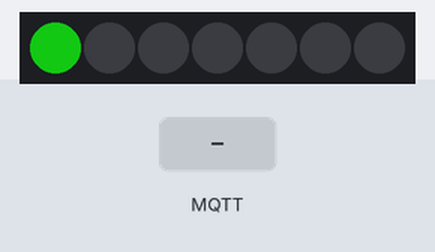
This sketch was run on a simulated ESP8266 (Wemos D1 mini). On the bench: 7 RGB LEDs in strip order, left to right. Inputs (shaded band) come from the test bench. Dim RGB values are drawn brighter than linear; WiFi joins after 1.5 s; servers stay silent unless stated; no MQTT or app messages arrive unless stated; what the sketch prints to the serial monitor is not drawn.

Above: at 1.6 s.
At 2.7 s:
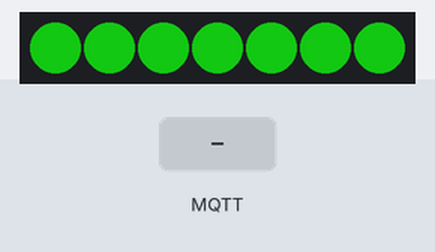
2.8 s: MQTT message "1" arrives on the first subscribed topic
At 3.2 s:
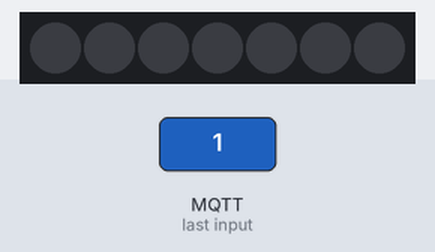
4.4 s: MQTT message "on" arrives on the first subscribed topic
6.5 s: MQTT message "off" arrives on the first subscribed topic
Timing chart, 0 to 9.5 s (numbered marks = the images above; inputs shaded):
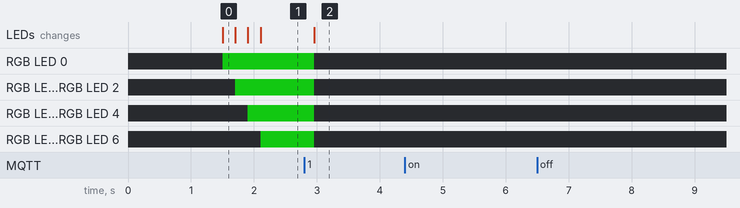

The sketch:

mqtt_json.ino
```cpp
#include <ESP8266WiFi.h>
#include <PubSubClient.h>
#include <ArduinoJson.h>
#include <Adafruit_NeoPixel.h> // https://github.com/adafruit/Adafruit_NeoPixel

// 아래의 6개설정은 사용자 환경에 맞게 수정하세요.
const char* ssid = "i2r"; // 와이파이 AP, 또는 스마트폰의 핫스판 이름
const char* password = "00000000";  // 와이파이 AP, 또는 스마트폰의 핫스판 이름
const char* mqtt_server = "broker.mqtt-dashboard.com"; //브로커 주소
const char* outTopic = "/kdi/inTopic"; // 이름이 중복되지 않게 설정 기록
const char* inTopic = "/kdi/outTopic"; // 이름이 중복되지 않게 설정 기록
const char* clientName = "";  // setup 함수에서 자동생성
String sChipID;
char cChipID[20];

WiFiClient espClient;
PubSubClient client(espClient);
long lastMsg = 0;
char msg[50];

//json을 위한 설정
StaticJsonDocument<200> doc;
DeserializationError error;
JsonObject root;

// RGB Linght를 위한 설정
#define PIN D2         // led in과 연결하는 D1 mini 핀번호
#define STRIPSIZE 7    // led 개수
int red=25,green=255,blue=25,bright=100;
Adafruit_NeoPixel strip = Adafruit_NeoPixel(STRIPSIZE, PIN, NEO_GRB + NEO_KHZ800);

void setup() {
  Serial.begin(9600);
  setup_wifi();

  //이름 자동으로 생성
  sChipID=String(ESP.getChipId(),HEX);
  sChipID.toCharArray(cChipID,sChipID.length()+1);
  clientName=&cChipID[0];
  Serial.println(clientName);

  client.setServer(mqtt_server, 1883);
  client.setCallback(callback);
  strip.begin();  // for Linght
}

void setup_wifi() {
  // We start by connecting to a WiFi network
  Serial.println();
  Serial.print("Connecting to ");
  Serial.println(ssid);

  WiFi.begin(ssid, password);

  while (WiFi.status() != WL_CONNECTED) {
    delay(500);
    Serial.print(".");
  }

  Serial.println("");
  Serial.println("WiFi connected");
  Serial.println("IP address: ");
  Serial.println(WiFi.localIP());
}

// 통신에서 문자가 들어오면 이 함수의 payload 배열에 저장된다.
void callback(char* topic, byte* payload, unsigned int length) {
  Serial.print("Message arrived [");
  Serial.print(topic);
  Serial.print("] ");
  for (int i = 0; i < length; i++) {
    Serial.print((char)payload[i]);
  }
  Serial.println();

  deserializeJson(doc,payload);
  root = doc.as<JsonObject>();
  //const char* red = root["r"];
  red = root["r"];
  green = root["g"];
  blue = root["b"];
  bright = root["bright"];
}

// mqtt 통신에 지속적으로 접속한다.
void reconnect() {
  // Loop until we're reconnected
  while (!client.connected()) {
    Serial.print("Attempting MQTT connection...");
    // Attempt to connect
    if (client.connect(clientName)) {
      Serial.println("connected");
      // Once connected, publish an announcement...
      client.publish(outTopic, "Reconnected");
      // ... and resubscribe
      client.subscribe(inTopic);
    } else {
      Serial.print("failed, rc=");
      Serial.print(client.state());
      Serial.println(" try again in 5 seconds");
      // Wait 5 seconds before retrying
      delay(5000);
    }
  }
}

void DisplayLight() {
   strip.setBrightness(bright);
  for(uint16_t i=0; i<strip.numPixels(); i++) {
      strip.setPixelColor(i, strip.Color(red, green, blue));
      //strip.setPixelColor(i, strip.Color(25, 255, 25));
      strip.show();
      delay(100);
  }
}

void loop() {
   DisplayLight();

  if (!client.connected()) {
    reconnect();
  }
  client.loop();

}
```

Measured:
- after the input at 2.8 s, RGB LED 0–6: RGB(9, 100, 9) → off after 0.16 s; the LEDs: change after 0.16 s (image 2)
- after the input at 4.4 s, every drawn part: stays the same
- after the input at 6.5 s, every drawn part: stays the same
